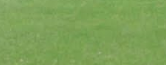
#> input picture PIVR/OpenCV/Tutorials/soccer_ground.png, 166 x 65 px
$ python BackProjection.py
#> lines starting #> are read from the running program, lines starting #| are printed output that depends on the picture; after the words box and inside, x2 and y2 are one past the last pixel; in counts of white or black regions, pixels touching at a corner belong together
import numpy as np
import cv2
from matplotlib import pyplot as plt

roi = cv2.imread('soccer_ground.png')
#> roi is the input picture: shape (65, 166, 3); mean B, G, R 88.5, 161.4, 126.3
hsv = cv2.cvtColor(roi,cv2.COLOR_BGR2HSV)
#> hsv: shape (65, 166, 3); mean H, S, V 44.5, 115.3, 161.4

target = cv2.imread('soccer_full.png')
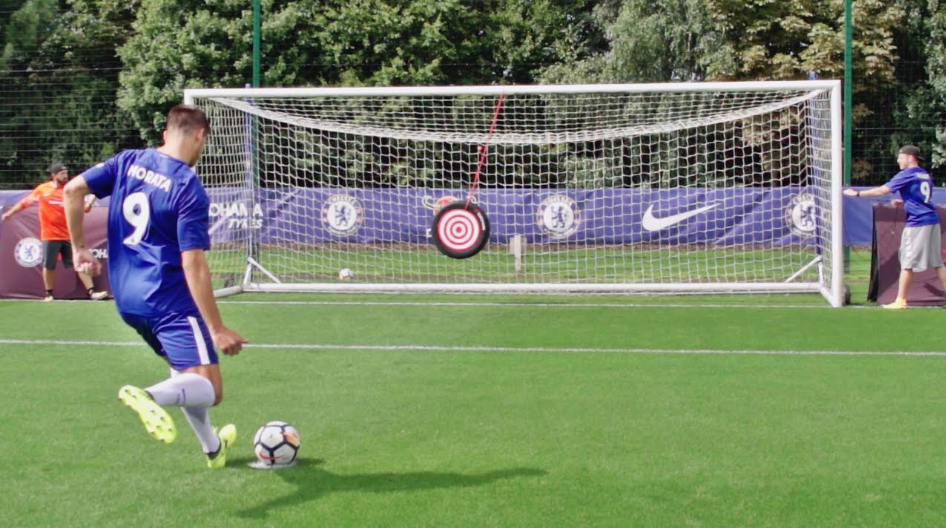
#> input picture PIVR/OpenCV/Tutorials/soccer_full.png, 946 x 528 px
#> target is the input picture: shape (528, 946, 3); mean B, G, R 100.3, 129.9, 116.3
hsvt = cv2.cvtColor(target,cv2.COLOR_BGR2HSV)
#> hsvt: shape (528, 946, 3); mean H, S, V 59.9, 85.6, 139.2

# calculating object histogram
roihist = cv2.calcHist([hsv],[0, 1], None, [180, 256], [0, 180, 0, 256] )
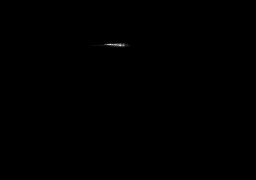
#> roihist: shape (180, 256) float32; min 0, max 410, mean 0.2; drawn with min black and max white

# normalize histogram and apply backprojection
cv2.normalize(roihist,roihist,0,255,cv2.NORM_MINMAX)
#> roihist: shape (180, 256) float32; 0.46% of pixels changed, all inside (x1, y1, x2, y2) = (85, 41, 136, 49)
dst = cv2.calcBackProject([hsvt],[0,1],roihist,[0,180,0,256],1)
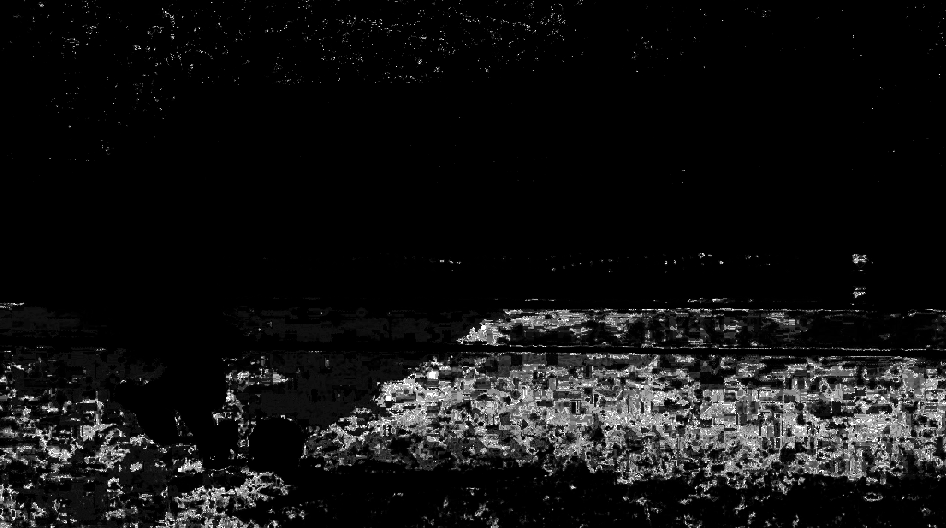
#> dst: shape (528, 946); min 0, max 255, mean 18.1

# Now convolute with circular disc
disc = cv2.getStructuringElement(cv2.MORPH_ELLIPSE,(5,5))
cv2.filter2D(dst,-1,disc,dst)
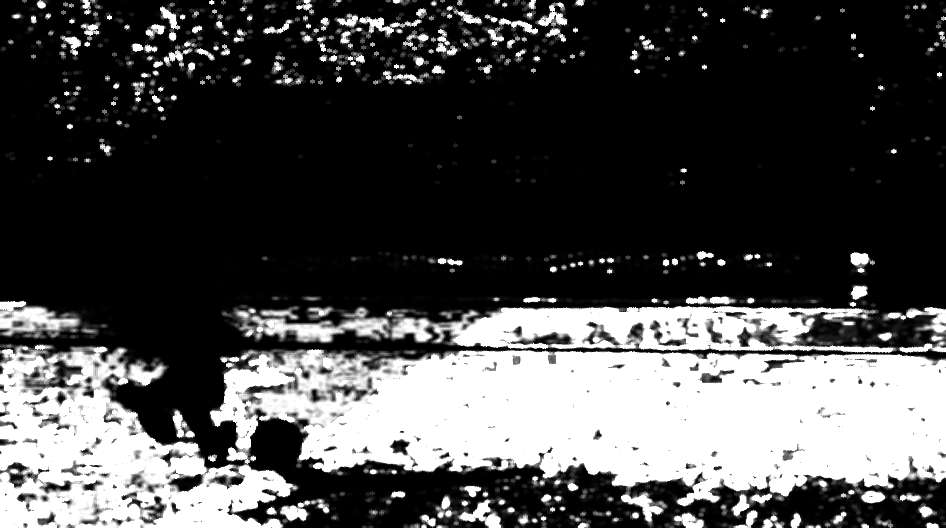
#> dst: shape (528, 946); min 0, max 255, mean 74.2

# threshold and binary AND
ret,thresh = cv2.threshold(dst,50,255,0)
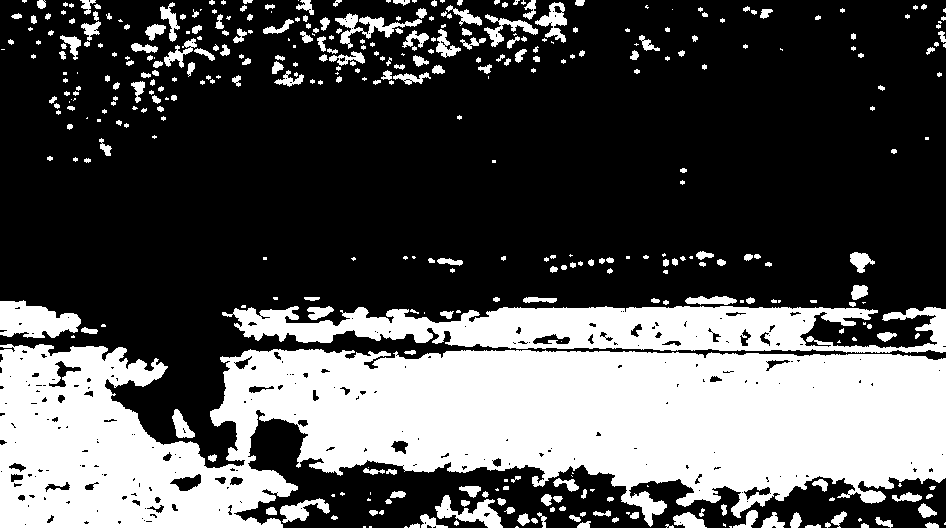
#> thresh: shape (528, 946); 32.8% white; 396 white regions (163 under 20 px), largest, box (x1, y1, x2, y2) and area: (0, 344, 946, 528) 120027, (222, 306, 946, 353) 20994, (0, 300, 81, 338) 2128
thresh = cv2.merge((thresh,thresh,thresh))
res = cv2.bitwise_and(target,thresh)
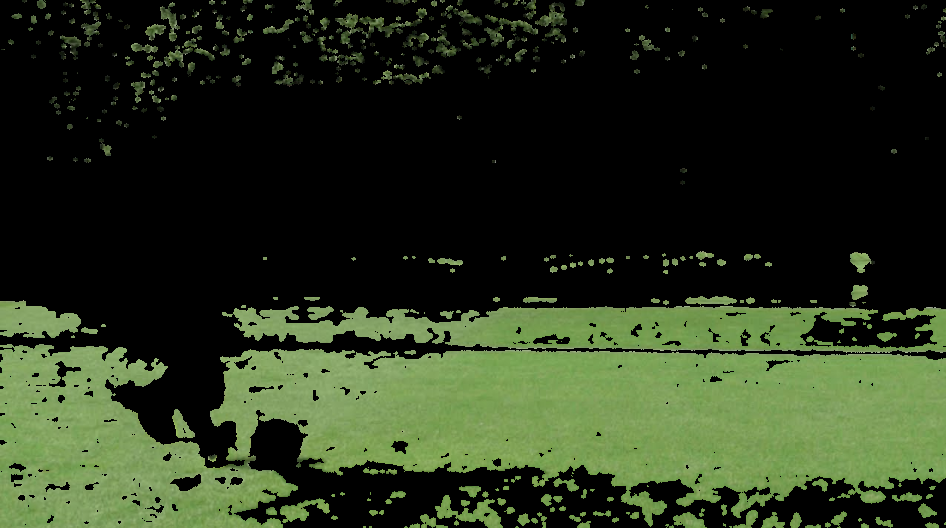
#> res: shape (528, 946, 3); mean B, G, R 28.5, 50.6, 39.7

#res = np.vstack((target,thresh,res))

cv2.imshow('res', res)

while True:
    if cv2.waitKey(1) & 0xFF == ord('q'):
#> (key q is pressed here)
        print('exit')
        cv2.destroyAllWindows()
        exit(0)
#> (the program exits here)
